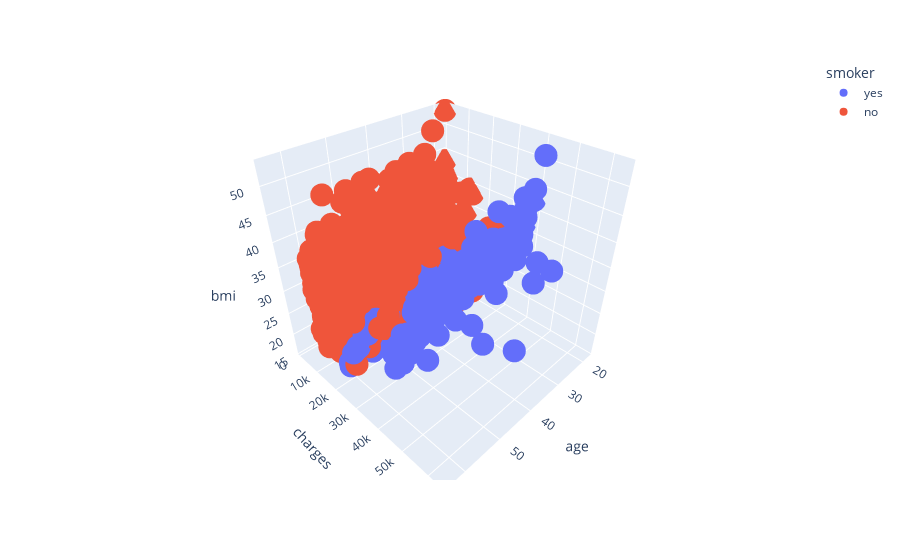

Notebook code cell kept with this figure:
### Code cell
import pandas as pd
import plotly.express as px 

fig = px.scatter_3d(data, x = 'age', y = 'charges', z = 'bmi', color = 'smoker')
fig.show()

### Figure 1 — Plotly figure (JSON) as saved in the notebook; plotly's stock layout.template omitted (floating-point values rounded to 4 significant figures; data arrays with more than 128 entries replaced by an {"elided": "..."} marker saying what was removed)
{"data": [{"hovertemplate": "smoker=yes<br>age=%{x}<br>charges=%{y}<br>bmi=%{z}<extra></extra>", "legendgroup": "yes", "marker": {"color": "#636efa", "symbol": "circle"}, "mode": "markers", "name": "yes", "scene": "scene", "showlegend": true, "type": "scatter3d", "x": {"elided": "274 int values"}, "y": {"elided": "274 float values"}, "z": {"elided": "274 float values"}}, {"hovertemplate": "smoker=no<br>age=%{x}<br>charges=%{y}<br>bmi=%{z}<extra></extra>", "legendgroup": "no", "marker": {"color": "#EF553B", "symbol": "circle"}, "mode": "markers", "name": "no", "scene": "scene", "showlegend": true, "type": "scatter3d", "x": {"elided": "1064 int values"}, "y": {"elided": "1064 float values"}, "z": {"elided": "1064 float values"}}], "layout": {"legend": {"title": {"text": "smoker"}, "tracegroupgap": 0}, "margin": {"t": 60}, "scene": {"domain": {"x": [0, 1], "y": [0, 1]}, "xaxis": {"title": {"text": "age"}}, "yaxis": {"title": {"text": "charges"}}, "zaxis": {"title": {"text": "bmi"}}}}}
